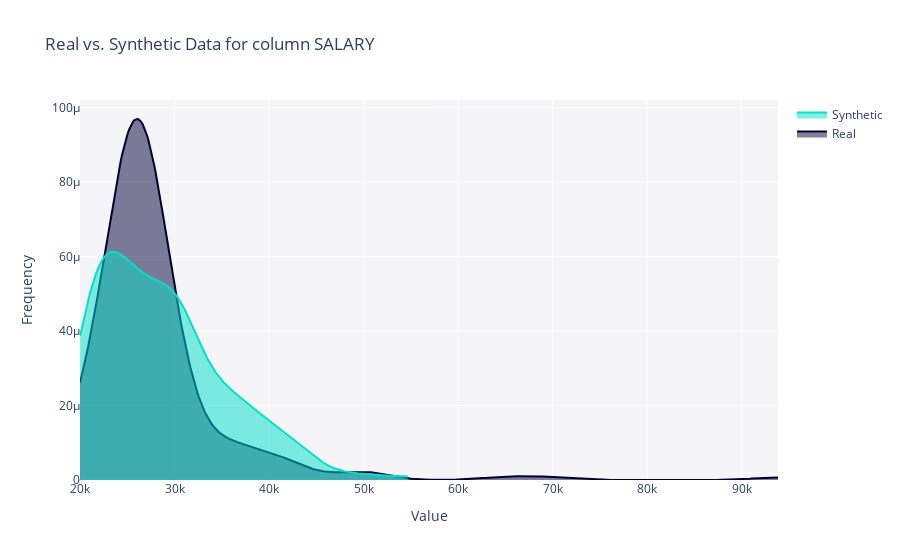

Notebook code for this chart:
### Code cell
fig = utils.get_column_plot(
    real_data=data,
    synthetic_data=new_data,
    column_name='SALARY',
    metadata=metadata_dict
)
fig.show()

### Figure 1 — Plotly figure (JSON) as saved in the notebook; plotly's stock layout.template omitted (floating-point values rounded to 4 significant figures; data arrays with more than 128 entries replaced by an {"elided": "..."} marker saying what was removed)
{"data": [{"fill": "tozeroy", "hovertemplate": "<b>Real</b><br>Value: %{x}<br>Frequency: %{y}<extra></extra>", "legendgroup": "Real", "marker": {"color": "#000036"}, "mode": "lines", "name": "Real", "showlegend": true, "type": "scatter", "x": {"elided": "500 int values"}, "xaxis": "x", "y": {"elided": "500 float values"}, "yaxis": "y"}, {"fill": "tozeroy", "hovertemplate": "<b>Synthetic</b><br>Value: %{x}<br>Frequency: %{y}<extra></extra>", "legendgroup": "Synthetic", "marker": {"color": "#01E0C9"}, "mode": "lines", "name": "Synthetic", "showlegend": true, "type": "scatter", "x": {"elided": "500 float values"}, "xaxis": "x", "y": {"elided": "500 float values"}, "yaxis": "y"}], "layout": {"autosize": true, "barmode": "overlay", "hovermode": "closest", "legend": {"traceorder": "reversed"}, "plot_bgcolor": "#F5F5F8", "title": {"text": "Real vs. Synthetic Data for column SALARY"}, "xaxis": {"anchor": "y2", "autorange": true, "domain": [0, 1], "range": [20000, 93852], "title": {"text": "Value"}, "type": "linear", "zeroline": false}, "yaxis": {"anchor": "free", "autorange": true, "domain": [0, 1], "position": 0, "range": [0, 0.000102], "title": {"text": "Frequency"}, "type": "linear"}}}
